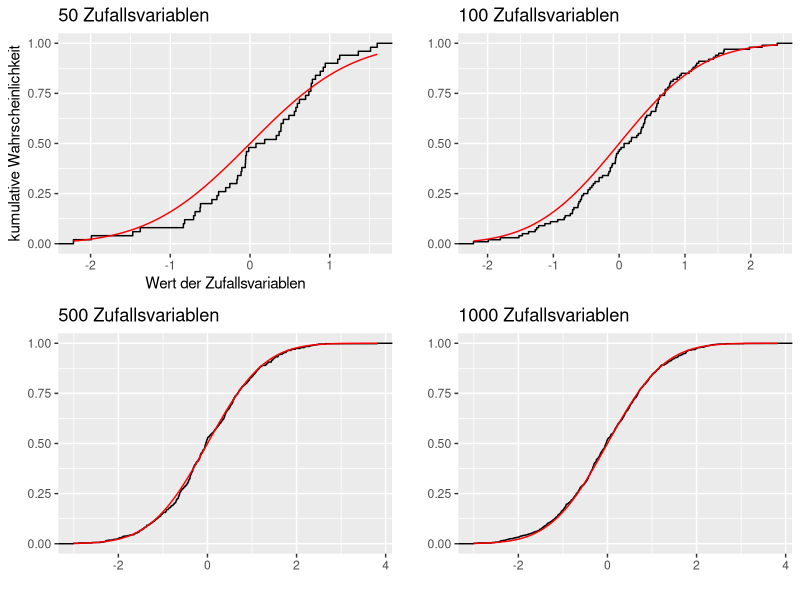

Source code (R):
## ---- chunk 1
library(ggplot2)
library(gridExtra)
set.seed(1)
variables <- data.frame(steps=1:1000,dist=rnorm(1000))
head(variables)

df50<-ggplot(variables[1:50,], aes(x=dist[1:50])) + stat_ecdf() + stat_function(fun=pnorm, colour="red") + xlab("Wert der Zufallsvariablen") + ylab("kumulative Wahrscheinlichkeit") + labs(title="50 Zufallsvariablen")
df100<-ggplot(variables[1:100,], aes(x=dist[1:100])) + stat_ecdf() + stat_function(fun=pnorm, colour="red") + xlab("") + ylab("")+ labs(title="100 Zufallsvariablen")
df500<-ggplot(variables[1:500,], aes(x=dist[1:500])) + stat_ecdf() + stat_function(fun=pnorm, colour="red") + xlab("") + ylab("")+ labs(title="500 Zufallsvariablen")
df1000<-ggplot(variables, aes(x=dist)) + stat_ecdf() + stat_function(fun=pnorm, colour="red") + xlab("") + ylab("")+ labs(title="1000 Zufallsvariablen")
grid.arrange(df50,df100,df500,df1000, ncol=2)
